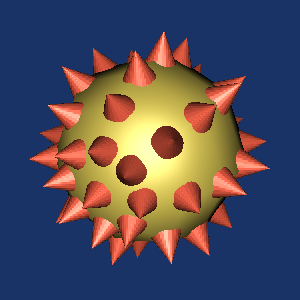

The script that drew this image:
#!/usr/bin/env python
# Demonstrate joystick camera interaction style on a spiked sphere.

import vtkmodules.vtkInteractionStyle  # noqa: F401
import vtkmodules.vtkRenderingFreeType  # noqa: F401
import vtkmodules.vtkRenderingOpenGL2  # noqa: F401

from vtkmodules.vtkCommonColor import vtkNamedColors
from vtkmodules.vtkFiltersCore import vtkGlyph3D
from vtkmodules.vtkFiltersSources import vtkConeSource, vtkSphereSource
from vtkmodules.vtkRenderingCore import (
    vtkActor,
    vtkPolyDataMapper,
    vtkRenderWindow,
    vtkRenderWindowInteractor,
    vtkRenderer,
)

colors = vtkNamedColors()

# Sphere source
sphere = vtkSphereSource()

sphere_mapper = vtkPolyDataMapper()
sphere_mapper.SetInputConnection(sphere.GetOutputPort())

sphere_actor = vtkActor()
sphere_actor.SetMapper(sphere_mapper)
banana_rgb = [0.0, 0.0, 0.0]
colors.GetColorRGB("banana", banana_rgb)
sphere_actor.GetProperty().SetDiffuseColor(banana_rgb)
sphere_actor.GetProperty().SetSpecular(0.4)
sphere_actor.GetProperty().SetSpecularPower(20)

# Spikes via cone glyphs on sphere normals
cone = vtkConeSource()
cone.SetResolution(20)

glyph = vtkGlyph3D()
glyph.SetInputConnection(sphere.GetOutputPort())
glyph.SetSourceConnection(cone.GetOutputPort())
glyph.SetVectorModeToUseNormal()
glyph.SetScaleModeToScaleByVector()
glyph.SetScaleFactor(0.25)

spike_mapper = vtkPolyDataMapper()
spike_mapper.SetInputConnection(glyph.GetOutputPort())

spike_actor = vtkActor()
spike_actor.SetMapper(spike_mapper)
tomato_rgb = [0.0, 0.0, 0.0]
colors.GetColorRGB("tomato", tomato_rgb)
spike_actor.GetProperty().SetDiffuseColor(tomato_rgb)
spike_actor.GetProperty().SetSpecular(0.4)
spike_actor.GetProperty().SetSpecularPower(20)

# Rendering
renderer = vtkRenderer()
renderer.AddActor(sphere_actor)
renderer.AddActor(spike_actor)
renderer.SetBackground(0.1, 0.2, 0.4)

render_window = vtkRenderWindow()
render_window.SetSize(300, 300)
render_window.AddRenderer(renderer)
render_window.SetWindowName("style joystick camera")

interactor = vtkRenderWindowInteractor()
interactor.SetRenderWindow(render_window)
interactor.SetDesiredUpdateRate(0.00001)

renderer.ResetCamera()
camera = renderer.GetActiveCamera()
camera.Zoom(1.4)
camera.Azimuth(30)
camera.Elevation(30)

interactor.Initialize()
interactor.Start()
